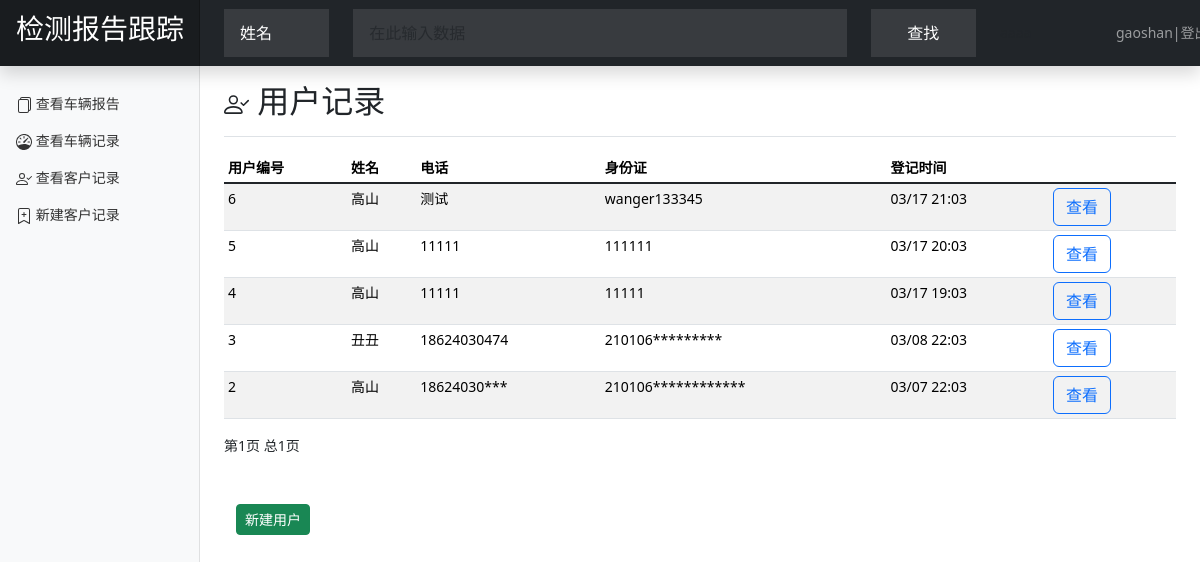
The page /customer_list (signed in) on the database its author committed.
### report_OA/models.py (models this page shows, shortened)
class Customer(models.Model):
    c_name=models.CharField('姓名',max_length=20,db_index=True)
    c_tel=models.CharField('电话',max_length=15,db_index=True)
    c_wechat=models.CharField('身份证',max_length=30,db_index=True,unique=True,)
    memo = models.TextField('备注',blank=True,max_length=1000)
    first_record = models.DateTimeField(auto_now_add=True, auto_created=True)
    class Meta:
        ordering = ("-first_record",)

### report_OA/views.py (the view, shortened to what this page needs)
# urls.py: path('customer_list', views.customer_list,name='customer_list'),
@login_required(login_url='/account/login')
@permission_required('report_OA.view_customer',login_url='/account/login')
def customer_list(request):
    for_go_back=request.GET.dict()
    customers = Customer.objects.all()
    paginator=Paginator(customers,10)
    page = request.GET.get('page')
    try:
        current_page=paginator.page(page)
        customers =current_page.object_list
    except PageNotAnInteger:
        current_page=paginator.page(1)
        customers = current_page.object_list
    except EmptyPage:
        current_page=paginator.page(paginator.num_pages)
        customers = current_page.object_list
    return render(request,'./customers_list.html',{"customers":customers,"page":current_page,"for_go_back":for_go_back})

### templates/customers_list.html (shortened to what this page needs)
{% extends "base.html" %}
{%block search%}
<div class="container-fluid">
    <form class="container-fluid" action="" method="get" accept-charset="utf-8">
        <div class="row">
            <div class="col-4 col-md-2">
                <select class="form-control form-control-dark" name="w_col">
                    <option value="c_name" selected>姓名</option>
                </select>
            </div>
            <div class="col-4 col-md-8">
                <input type="text" name="input_data" class="form-control form-control-dark" placeholder="在此输入数据"
                       aria-describedby="basic-addon1">
            </div>
            <div class="col-4 col-md-2">
                <button class="form-control form-control-dark text-nowrap" type="submit">查找</button>
            </div>
        </div>
    </form>
</div>
{%endblock%}
{%block main%}
<div class="d-flex justify-content-between flex-wrap flex-md-nowrap align-items-center pt-3 pb-2 mb-3 border-bottom">
    <h1 class="h2">
        用户记录
    </h1>
</div>
<div class="table-responsive">
    <table class="table table-striped table-sm">
        <thead>
        <tr>
            <th scope="col">用户编号</th>
            <th scope="col">姓名</th>
            <th scope="col">电话</th>
            <th scope="col">身份证</th>
            <th scope="col">登记时间</th>
            <th scope="col"></th>
        </tr>
        </thead>
        <tbody>
        {% for customer in customers %}
        <tr>
            <td>{{customer.id}}</td>
            <td>{{customer.c_name}}</td>
            <td>{{customer.c_tel}}</td>
            <td>{{customer.c_wechat}}</td>
            <td>{{customer.first_record|date:"m/d H:m"}}</td>
            <td><a href="customer_detial/{{customer.id}}" class="btn btn-outline-primary btn-small  text-nowrap">查看</a>
            </td>
        </tr>
        {% endfor %}
        </tbody>
    </table>
    <div class="pagination">
    <span class="step-links">
        <span class="current">
            第{{page.number}}页 总{{page.paginator.num_pages}}页
        </span>
    </span>
    </div>
</div>
<div class="container-fluid pt-5">
<a href="{%url 'customer_add'%}" class="btn btn-success btn-sm" >新建用户</a>
</div>
{%endblock%}

### templates/base.html (shortened to what this page needs)
<!doctype html>
{% load static %}
<html lang="en">
<head>
    <link href="{%static 'bootstrap/css/bootstrap.min.css'%}" rel="stylesheet">
    {% load django_bootstrap5 %}
    {% bootstrap_css %}
    <link href="{%static 'css/dashboard.css'%}" rel="stylesheet">
</head>
<body>
<header class="navbar navbar-dark sticky-top bg-dark flex-md-nowrap p-0 shadow">
    <a class="navbar-brand col-md-3 col-lg-2 me-0 px-3" href="/"><h3>检测报告跟踪</h3></a>
    {%block search%}{%endblock%}
    <div class="navbar-nav col-12 col-md-1">
    </div>
    <div class="navbar-nav col-12 col-md-1">
        <div class="nav-item text-nowrap ">
            {% if user.is_authenticated %}
            <a class="nav-link px-3" href="{% url 'account:user_logout' %}">{{user}}|登出</a>
            {% else %}
            <a class="nav-link px-3" href="{% url 'account:user_login' %}">登录</a>
            {% endif %}
        </div>
    </div>
</header>
<div class="container-fluid">
    <div class="row">
        <nav id="sidebarMenu" class="col-md-3 col-lg-2 d-md-block bg-light sidebar collapse">
            {% block sidebar %}
            <div class="position-sticky pt-3">
                <ul class="nav flex-column">
                    <li>
                        <br>
                    </li>
                    <li class="nav-item">
                        <a class="nav-link" href="{% url 'report_list'%}">
                            查看车辆报告
                        </a>
                    </li>
                    <li class="nav-item">
                        <a class="nav-link" href="{% url 'car_list'%}">
                            查看车辆记录
                        </a>
                    </li>
                    <li class="nav-item">
                        <a class="nav-link" href="{% url 'customer_list'%}">
                            查看客户记录
                        </a>
                    </li>
                    <li class="nav-item">
                        <a class="nav-link" href="{% url 'customer_add'%}">
                            新建客户记录
                        </a>
                    </li>
                </ul>
            </div>
            {% endblock %}
        </nav>
        <main class="col-md-9 ms-sm-auto col-lg-10 px-md-4">
            {% block main %}{% endblock %}
        </main>
    </div>
</div>
</body>
</html>

### static/css/dashboard.css (style rules this page uses)
body { font-size: .875rem; }
.sidebar { position: fixed; top: 0; bottom: 0; left: 0; z-index: 100; padding: 48px 0 0; box-shadow: inset -1px 0 0 rgba(0, 0, 0, .1); }
.sidebar .nav-link { font-weight: 500; color: #333; }
.navbar-brand { padding-top: .75rem; padding-bottom: .75rem; font-size: 1rem; background-color: rgba(0, 0, 0, .25); box-shadow: inset -1px 0 0 rgba(0, 0, 0, .25); }
.navbar .form-control { padding: .75rem 1rem; border-width: 0; border-radius: 0; }
.form-control-dark { color: #fff; background-color: rgba(255, 255, 255, .1); border-color: rgba(255, 255, 255, .1); }

### rows shown on the page
Customer: id "6", c_name "高山", c_tel "测试", c_wechat "wanger133345", first_record "03/17 21:03"
Customer: id "5", c_name "高山", c_tel "11111", c_wechat "111111", first_record "03/17 20:03"
Customer: id "4", c_name "高山", c_tel "11111", c_wechat "11111", first_record "03/17 19:03"
Customer: id "3", c_name "丑丑", c_tel "18624030474", c_wechat "210106*********", first_record "03/08 22:03"
Customer: id "2", c_name "高山", c_tel "18624030***", c_wechat "210106************", first_record "03/07 22:03"

### other values the page prints
{{ user }} "gaoshan"
{{ page.number }} "1"
{{ page.paginator.num_pages }} "1"
